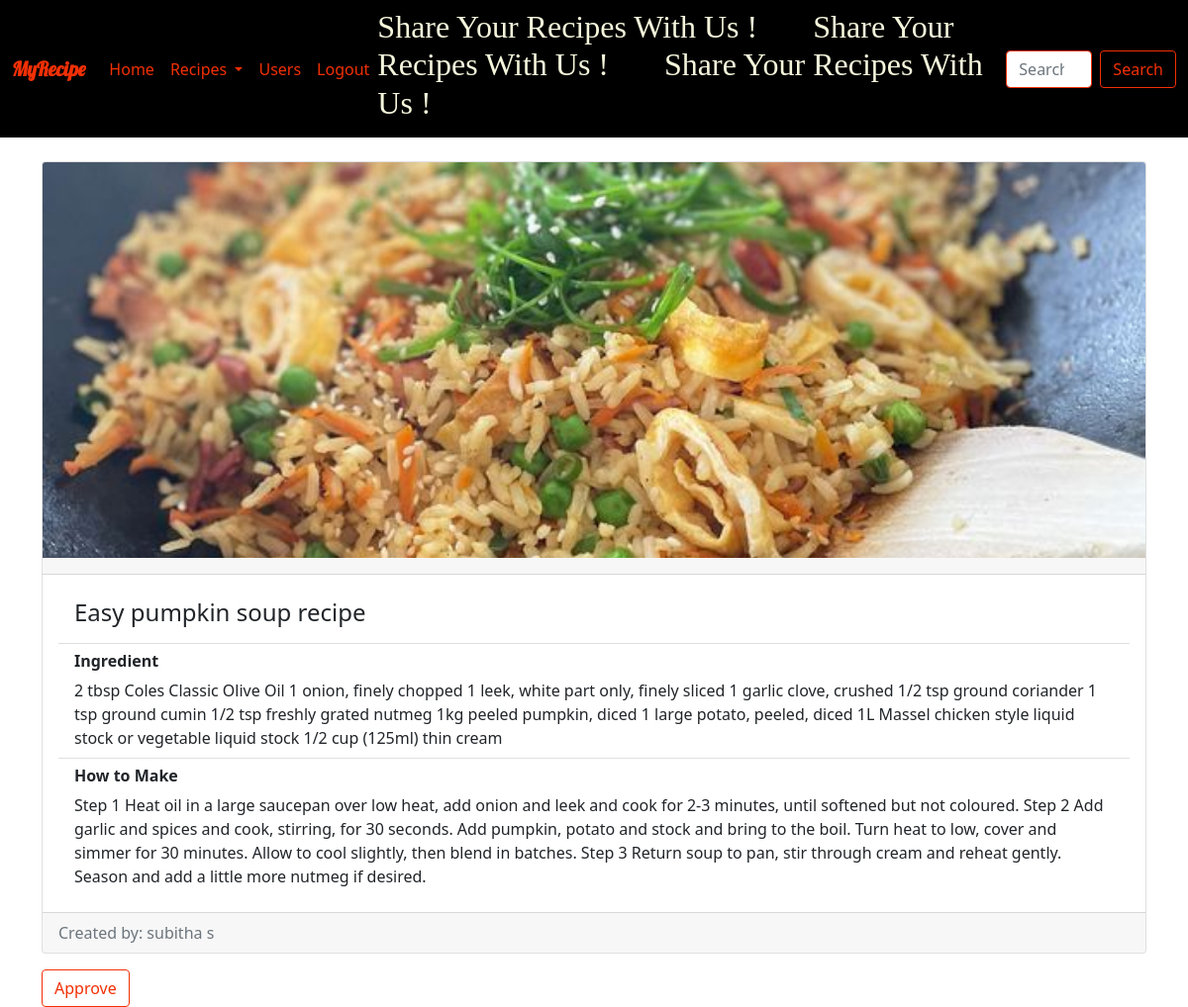
The page /users/recipes/21/ on the database its author committed.
### recipes/models.py (models this page shows, shortened)
class recipe(models.Model):
    recipe_name = models.CharField(max_length=120)
    ingredient = models.CharField(max_length=600)
    category = models.CharField(max_length=120)
    recipe_pic = models.ImageField(upload_to="images")
    How_to_make = models.CharField(max_length=200)
    stat = models.CharField(max_length=600,default="")
    created_by = models.ForeignKey(to=User,on_delete=models.CASCADE)

### users/views.py (the view, shortened to what this page needs)
# urls.py: path('recipes/<int:id>/', views.admin_view_recipe.as_view(), name='recipes'),
class admin_view_recipe(TemplateView):
    template_name = 'users/admin_view_recipe.html'
    context = {}
    def get_context_data(self, **kwargs):
        context = super().get_context_data(**kwargs)
        id = self.kwargs.get('id')
        obj = get_object_or_404(recipe, id=id)
        context['my_object'] = obj
        return context

### users/templates/users/admin_view_recipe.html (shortened to what this page needs)
<!DOCTYPE html>
<html lang="en">
<head>
    <link href="https://cdn.jsdelivr.net/npm/bootstrap@5.0.0-beta3/dist/css/bootstrap.min.css" rel="stylesheet">
    {% load static %}
    <link rel="stylesheet" href="{% static 'recipes/css/viewrecipe.css' %}">
    <link rel="stylesheet" href="{% static 'home/css/home.css' %}">
</head>
<body>
{% include 'users/admin_nav.html' %}
<div class="container">
    <div class="card mb-3">
        <img src="/{{my_object.recipe_pic}}" class="card-img-top" alt="...">
        <h5 class="card-header">{{obj.category}}</h5>
        <div class="card-body">
              <ul class="list-group list-group-flush">
                  <li class="list-group-item"><h4 class="card-title">{{my_object.recipe_name}}</h4></li>
                  <li class="list-group-item">
                      <h6><b>Ingredient</b></h6>
                      {{my_object.ingredient}}
                  </li>
                  <li class="list-group-item">
                      <h6><b>How to Make</b></h6>
                      {{my_object.How_to_make}}</li>
              </ul>
        </div>
        <div class="card-footer text-muted">
            Created by: {{my_object.created_by.first_name}} {{my_object.created_by.last_name}}
         </div>
    </div>
    {% if my_object.stat == "True" %}
    <a href="{% url 'admin_recipe_view' %}" class="btn btn-outline-success" id="bt1">Back</a>
    {% else %}
    <form method="post" action="{% url 'recipes' id=my_object.id %}">
        <button type="submit" class="btn btn-outline-success" >Approve</button>
    </form>
    {% endif %}
</div>
</body>
</html>

### recipes/static/recipes/css/viewrecipe.css (style rules this page uses)
img { max-width:auto !important; height:400px !important; }

### home/static/home/css/home.css (style rules this page uses)
.container { position: relative; padding-top:2% }
.btn-outline-success, .btn-outline-success:focus, .btn-outline-success:active, .btn-outline-success:hover { color: #F23005!important ; border-color: #F23005 !important; }
.card-img-top { width: 100%; height: 15vw; object-fit: cover; }

### rows shown on the page
recipe: recipe_pic (picture), recipe_name "Easy pumpkin soup recipe", ingredient "2 tbsp Coles Classic Olive Oil 1 onion, finely chopped 1 leek, white part only, finely sliced 1 garlic clove, crushed 1/2 tsp ground coriander 1 tsp ground cumin 1/2 tsp freshly grated nutmeg 1kg peeled pumpkin, diced 1 large potato, peeled, diced 1L Massel chicken style liquid stock or vegetable liquid stock 1/2 cup (125ml) thin cream", How_to_make "Step 1 Heat oil in a large saucepan over low heat, add onion and leek and cook for 2-3 minutes, until softened but not coloured. Step 2 Add garlic and spices and cook, stirring, for 30 seconds. Add pumpkin, potato and stock and bring to the boil. Turn heat to low, cover and simmer for 30 minutes. Allow to cool slightly, then blend in batches. Step 3 Return soup to pan, stir through cream and reheat gently. Season and add a little more nutmeg if desired.", created_by.first_name "subitha", created_by.last_name "s"
